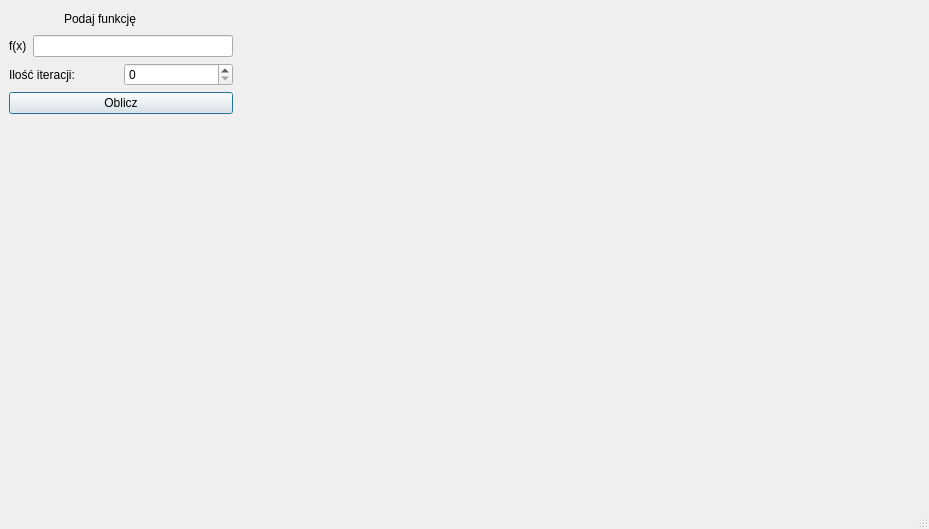
<?xml version="1.0" encoding="UTF-8"?>
<ui version="4.0">
 <class>MainWin</class>
 <widget class="QMainWindow" name="MainWin">
  <property name="geometry">
   <rect>
    <x>0</x>
    <y>0</y>
    <width>929</width>
    <height>529</height>
   </rect>
  </property>
  <property name="windowTitle">
   <string>Ulepszony Algorytm Poszukiwania Harmonii</string>
  </property>
  <widget class="QWidget" name="centralwidget">
   <layout class="QHBoxLayout" name="horizontalLayout_4">
    <item>
     <layout class="QVBoxLayout" name="verticalLayout_3">
      <item>
       <layout class="QVBoxLayout" name="verticalLayout_2">
        <item>
         <layout class="QVBoxLayout" name="verticalLayout">
          <item>
           <layout class="QHBoxLayout" name="horizontalLayout_2">
            <item>
             <spacer name="horizontalSpacer">
              <property name="orientation">
               <enum>Qt::Horizontal</enum>
              </property>
              <property name="sizeType">
               <enum>QSizePolicy::Preferred</enum>
              </property>
              <property name="sizeHint" stdset="0">
               <size>
                <width>55</width>
                <height>20</height>
               </size>
              </property>
             </spacer>
            </item>
            <item>
             <widget class="QLabel" name="label_2">
              <property name="text">
               <string>Podaj funkcję</string>
              </property>
             </widget>
            </item>
            <item>
             <spacer name="horizontalSpacer_2">
              <property name="orientation">
               <enum>Qt::Horizontal</enum>
              </property>
              <property name="sizeType">
               <enum>QSizePolicy::Preferred</enum>
              </property>
              <property name="sizeHint" stdset="0">
               <size>
                <width>40</width>
                <height>20</height>
               </size>
              </property>
             </spacer>
            </item>
           </layout>
          </item>
          <item>
           <layout class="QHBoxLayout" name="horizontalLayout">
            <item>
             <widget class="QLabel" name="label">
              <property name="text">
               <string>f(x)</string>
              </property>
             </widget>
            </item>
            <item>
             <widget class="QLineEdit" name="functionBox">
              <property name="minimumSize">
               <size>
                <width>200</width>
                <height>0</height>
               </size>
              </property>
             </widget>
            </item>
           </layout>
          </item>
         </layout>
        </item>
        <item>
         <layout class="QHBoxLayout" name="horizontalLayout_3">
          <item>
           <widget class="QLabel" name="label_3">
            <property name="text">
             <string>Ilość iteracji:</string>
            </property>
           </widget>
          </item>
          <item>
           <widget class="QSpinBox" name="iterationBox"/>
          </item>
         </layout>
        </item>
       </layout>
      </item>
      <item>
       <widget class="QPushButton" name="calculateButton">
        <property name="autoFillBackground">
         <bool>false</bool>
        </property>
        <property name="styleSheet">
         <string notr="true"/>
        </property>
        <property name="text">
         <string>Oblicz</string>
        </property>
        <property name="autoDefault">
         <bool>false</bool>
        </property>
        <property name="default">
         <bool>true</bool>
        </property>
       </widget>
      </item>
      <item>
       <spacer name="verticalSpacer">
        <property name="orientation">
         <enum>Qt::Vertical</enum>
        </property>
        <property name="sizeHint" stdset="0">
         <size>
          <width>20</width>
          <height>40</height>
         </size>
        </property>
       </spacer>
      </item>
     </layout>
    </item>
    <item>
     <spacer name="horizontalSpacer_3">
      <property name="orientation">
       <enum>Qt::Horizontal</enum>
      </property>
      <property name="sizeHint" stdset="0">
       <size>
        <width>40</width>
        <height>20</height>
       </size>
      </property>
     </spacer>
    </item>
    <item>
     <widget class="PlotWidget" name="plotWidget" native="true">
      <property name="enabled">
       <bool>true</bool>
      </property>
      <property name="sizePolicy">
       <sizepolicy hsizetype="Preferred" vsizetype="Preferred">
        <horstretch>3</horstretch>
        <verstretch>1</verstretch>
       </sizepolicy>
      </property>
      <property name="minimumSize">
       <size>
        <width>600</width>
        <height>0</height>
       </size>
      </property>
     </widget>
    </item>
   </layout>
  </widget>
  <widget class="QStatusBar" name="statusbar"/>
  <widget class="QMenuBar" name="menubar">
   <property name="geometry">
    <rect>
     <x>0</x>
     <y>0</y>
     <width>929</width>
     <height>26</height>
    </rect>
   </property>
  </widget>
 </widget>
 <customwidgets>
  <customwidget>
   <class>PlotWidget</class>
   <extends>QWidget</extends>
   <header location="global">plotwidget.h</header>
   <container>1</container>
  </customwidget>
 </customwidgets>
 <resources/>
 <connections/>
</ui>
